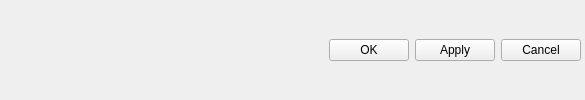
    <widget class="QWidget" name="settingsBottomWidget" native="true">
     <property name="enabled">
      <bool>true</bool>
     </property>
     <layout class="QHBoxLayout" name="horizontalLayout_15">
      <property name="leftMargin">
       <number>8</number>
      </property>
      <property name="topMargin">
       <number>4</number>
      </property>
      <property name="rightMargin">
       <number>4</number>
      </property>
      <property name="bottomMargin">
       <number>4</number>
      </property>
      <item>
       <widget class="QWidget" name="versionLabelWidget" native="true">
        <property name="sizePolicy">
         <sizepolicy hsizetype="Preferred" vsizetype="Preferred">
          <horstretch>0</horstretch>
          <verstretch>0</verstretch>
         </sizepolicy>
        </property>
        <layout class="QVBoxLayout" name="verticalLayout_22">
         <property name="leftMargin">
          <number>0</number>
         </property>
         <property name="topMargin">
          <number>0</number>
         </property>
         <property name="rightMargin">
          <number>0</number>
         </property>
         <property name="bottomMargin">
          <number>0</number>
         </property>
         <item>
          <layout class="QHBoxLayout" name="versionLabelLayout">
           <property name="spacing">
            <number>4</number>
           </property>
           <item>
            <widget class="QLabel" name="appIconLabel">
             <property name="sizePolicy">
              <sizepolicy hsizetype="Fixed" vsizetype="Fixed">
               <horstretch>0</horstretch>
               <verstretch>0</verstretch>
              </sizepolicy>
             </property>
             <property name="text">
              <string/>
             </property>
            </widget>
           </item>
           <item>
            <widget class="QLabel" name="versionLabel">
             <property name="font">
              <font>
               <pointsize>10</pointsize>
              </font>
             </property>
             <property name="text">
              <string/>
             </property>
            </widget>
           </item>
           <item>
            <spacer name="horizontalSpacer_10">
             <property name="orientation">
              <enum>Qt::Horizontal</enum>
             </property>
             <property name="sizeType">
              <enum>QSizePolicy::Fixed</enum>
             </property>
             <property name="sizeHint" stdset="0">
              <size>
               <width>7</width>
               <height>10</height>
              </size>
             </property>
            </spacer>
           </item>
           <item>
            <widget class="QLabel" name="qtIconLabel">
             <property name="sizePolicy">
              <sizepolicy hsizetype="Fixed" vsizetype="Fixed">
               <horstretch>0</horstretch>
               <verstretch>0</verstretch>
              </sizepolicy>
             </property>
             <property name="text">
              <string/>
             </property>
            </widget>
           </item>
           <item>
            <widget class="QLabel" name="qtVersionLabel">
             <property name="font">
              <font>
               <pointsize>10</pointsize>
              </font>
             </property>
             <property name="text">
              <string/>
             </property>
            </widget>
           </item>
           <item>
            <spacer name="horizontalSpacer">
             <property name="orientation">
              <enum>Qt::Horizontal</enum>
             </property>
             <property name="sizeHint" stdset="0">
              <size>
               <width>40</width>
               <height>20</height>
              </size>
             </property>
            </spacer>
           </item>
          </layout>
         </item>
        </layout>
       </widget>
      </item>
      <item>
       <spacer name="horizontalSpacer_3">
        <property name="orientation">
         <enum>Qt::Horizontal</enum>
        </property>
        <property name="sizeHint" stdset="0">
         <size>
          <width>226</width>
          <height>0</height>
         </size>
        </property>
       </spacer>
      </item>
      <item>
       <widget class="QPushButton" name="OK">
        <property name="text">
         <string>OK</string>
        </property>
       </widget>
      </item>
      <item>
       <widget class="QPushButton" name="pushButton">
        <property name="text">
         <string>Apply</string>
        </property>
       </widget>
      </item>
      <item>
       <widget class="QPushButton" name="Cancel">
        <property name="text">
         <string>Cancel</string>
        </property>
       </widget>
      </item>
     </layout>
    </widget>
